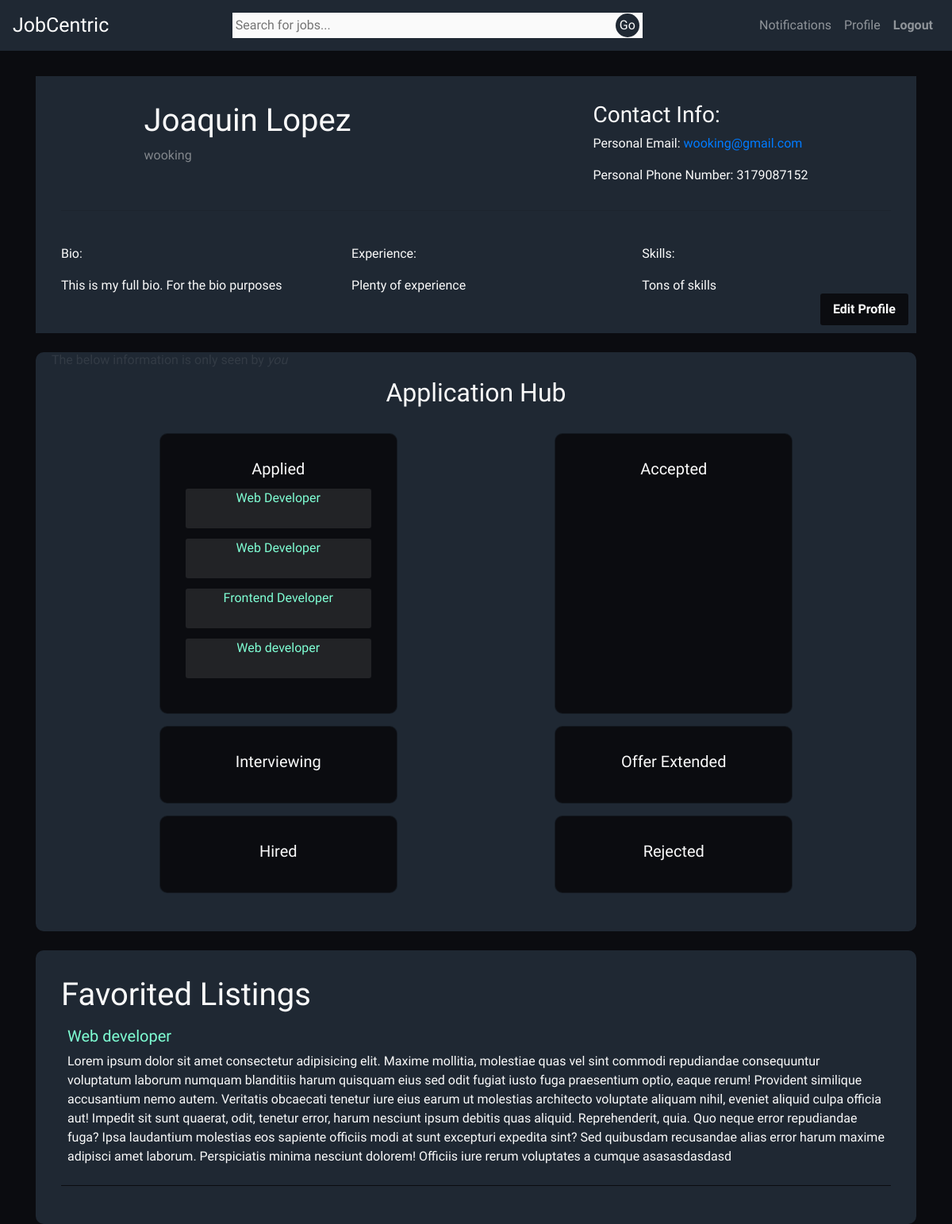
Page /profile/wooking/ (signed in) on the committed database.
### user/models.py (models this page shows)
class User(AbstractUser):
    name = models.CharField(max_length=200)
    skills = models.TextField(null=True, blank=True)
    email = models.EmailField(unique=True, blank=False)
    bio = models.TextField(null=True, blank=True)
    experience = models.TextField(null=True, blank=True)
    contact_num = models.IntegerField(null=True, blank=True)
    employee = models.CharField(choices=CHOICES, blank=True, null=True, max_length=1)
    REQUIRED_FIELDS = []
    def __str__(self):
        return self.name

### job/models.py (models this page shows)
class Listing(models.Model):
    user = models.ForeignKey(User, on_delete=models.CASCADE, related_name="listing_user", default=0)
    applicants = models.ManyToManyField(User, symmetrical=False, related_name="listing_applicants")
    accepted_apps = models.ManyToManyField(User, symmetrical=False, related_name="progress")
    interviewing_apps = models.ManyToManyField(User, symmetrical=False, related_name="interviewing")
    offer_extended_apps = models.ManyToManyField(User, symmetrical=False, related_name="offered")
    hired_apps = models.ManyToManyField(User, symmetrical=False, related_name="hired")
    denied_apps = models.ManyToManyField(User, symmetrical=False, related_name="denied")
    favorited_by = models.ManyToManyField(User, symmetrical=False, related_name="favorited_by")
    title = models.CharField(max_length=300)
    description = models.TextField(max_length=1500)
    location = models.CharField(max_length=150)
    job_type = models.CharField(choices=JOB_TYPE, max_length=1)
    category = models.CharField(choices=CATEGORY_TYPE, max_length=1, blank=True)
    compensation = models.CharField(choices=SALARY_TYPE, max_length=2)
    post_date = models.DateField(default=datetime.now().strftime("%Y-%m-%d"))
    is_open = models.BooleanField(default=True)
    def __str__(self):
        return self.title

### user/views.py (the view)
# urls.py: path('profile/<str:username>/', views.profile_view, name="profile"),
def profile_view(request, username):
    user = User.objects.get(username=username)
    print(user)
    listings = Listing.objects.filter(user=user).order_by('-post_date')
    applied, accepted,interviewing, offer_extended, hired, reject = listing_tracker(request.user)
    print(applied)
    if request.user.is_authenticated:
        fave_jobs = Listing.objects.filter(favorited_by=request.user)
    else:
        fave_jobs = []
    context = {
        'user': user,
        'listings': listings,
        'fave_jobs': fave_jobs,
        'applied': applied,
        'accepted': accepted,
        'interviewing': interviewing,
        'offer_extended': offer_extended,
        'hired': hired,
        'reject': reject
    }
    return render(request, 'profile.html', context)

### templates/profile.html (shortened to what this page needs)
{% extends 'base_template.html' %}{% block content %}
<div class="profile__container">
  <div class="profile-info">
    <div class="profile-header__container">
      <h1>{{user.name}}</h1>
      <p>{{user.username}}</p>
    </div>
    {% if request.user == user or request.user.employee == '2' or user.employee == '2' %}
    <div class="profile-contact__container">
      <h3>Contact Info:</h3>
      <p>
        {% if user.employee == '1' %}Personal {% endif %}Email:
        <a href="mailto:{{user.email}}" target="_blanks">{{user.email}}</a>
      </p>
      {% if user.contact_num %}
      <p>{% if user.employee == '1' %}Personal {% endif %} Phone Number: {{user.contact_num}}</p>
      {% endif %}
    </div>
    {% endif %}
  </div>
  <hr />
  <div class="profile-personal__container">
    <div class="profile-bio profile">
      <p>Bio:</p>
      <p>{{user.bio}}</p>
    </div>
    {% if user.employee == '1' %}
    <div class="profile-experience profile">
      <p>Experience:</p>
      <p>{{user.experience}}</p>
    </div>
    <div class="profile-skills profile">
      <p>Skills:</p>
      <p>{{user.skills}}</p>
    </div>
    {% endif %}
  </div>
  {% if user == request.user %}
  <a id="edit-profile" class="nav-link font-weight-bold" href="/profile/{{request.user.id}}/edit">Edit Profile</a>
  {% endif %}
</div>
{% if user == request.user and user.employee == '1' %}
    <div class="listing-creator__container">
      <h2><strong>Application Hub</strong></h2>
      <h6>The below information is only seen by <em>you</em></h6>
      <div class="listing-creator-applicants__container">
        <div class="listing-applied listing__subContainer">
          <h5>Applied</h5>
          {% for listing in applied %}
            <div id="listing-list__container">
              <a href="/listing/{{listing.id}}">{{listing.title}} </a>
            </div>
          {% endfor %}
        </div>
        <div class="listing-applied listing__subContainer">
          <h5>Accepted</h5>
        </div>
        <div class="listing-applied listing__subContainer">
          <h5>Interviewing</h5>
        </div>
        <div class="listing-applied listing__subContainer">
          <h5>Offer Extended</h5>
        </div>
        <div class="listing-applied listing__subContainer">
          <h5>Hired</h5>
        </div>
         <div class="listing-applied listing__subContainer">
          <h5>Rejected</h5>
        </div>
      </div>
    </div>
    {% endif %}
    {% if user == request.user %}
    <div class="listing__container">
      <h1>Favorited Listings</h1>
    {% for list in fave_jobs %}
      <div class="listing-content__subContainer">
        <h5><a href="/listing/{{list.id}}">{{list.title}}</a></h5>
        <p>{{list.description}}</p>
      </div>
    {% endfor %}
    {% endif %}
  {% endblock %}

### static/index.css (style rules this page uses)
html, body { padding: none; margin: none; box-sizing: border-box; }
:root { --font-stack: "Raleway", sans-serif; --light-fontWeight: 100; --heavy-fontWeight: 400; --font-logo: "Montseratt", sans-serif; --background-color: #0b0c10; --light-color: #1f2833; --darker-color: rgb(31, 40, 51, 0.5); --offWhite: rgb(250, 250, 250); --offBlack: rgb(30, 30, 30); --card-padding: 2rem; --card-subContainer-borderRadius: 3px; --card-subContainer-padding: 1rem; --card-marginTop: 1.5rem; --container-borderRadius: 10px; --button-boxShadow: 0px 5px 10px var(--background-color); --button-transition: all 0.2s ease; --button-marginTop: 1rem; --button-padding: 0.5rem; }
h1, h2, h3, h4, h5, h6, p { font-family: var(--font-stack); font-weight: var(--light-fontWeight); color: var(--offWhite); }
a { font-family: var(--font-stack); font-weight: var(--heavy-fontWeight); cursor: pointer; }
.home-subContainer h1, h5 { font-weight: var(--heavy-fontWeight); }

### static/listing.css (style rules this page uses)
.listing__container { background-color: var(--light-color); padding: var(--card-padding); margin-top: 1.5rem; border-radius: 10px; position: relative; }
.listing-creator__container { background-color: var(--light-color); padding: var(--card-padding); margin-top: 1.5rem; border-radius: 10px; position: relative; text-align: center; }
.listing-creator__container h6 { position: absolute; top: 0px; left: 20px; font-weight: var(--heavyFontwieght); color: rgba(230, 230, 230, 0.1); }
.listing-creator-applicants__container { display: grid; grid-template-columns: repeat(2, 1fr); grid-gap: 50px; justify-items: center; padding: 0 2rem; margin-bottom: 1rem; margin-top: 2rem; }
.listing__subContainer { background-color: var(--background-color); padding: var(--card-padding); border-radius: 10px; border: 1px solid var(--darker-color); width: 300px; position: relative; overflow: hidden; text-overflow: ellipsis; }
@media screen and (max-width: 1200px) { .listing-creator-applicants__container { grid-template-columns: 1fr 1fr; grid-gap: 15px; } }
.listing__subContainer h5 { color: var(--offWhite); font-weight: var(--heavyFontwieght); }

### static/auth.css (style rules this page uses)
.auth__container h2, p { font-weight: var(--heavy-fontWeight); }

### static/profile.css (style rules this page uses)
.profile__container { padding: var(--card-padding); margin-top: 2rem; background-color: var(--light-color); display: flex; flex-direction: column; align-items: center; position: relative; }
#edit-profile { position: absolute; bottom: 10px; right: 10px; outline: none; border: none; border-radius: 3px; background-color: var(--background-color); color: var(--offWhite); transition: var(--button-transition); }
.profile__container h1 { font-weight: var(--heavy-fontWeight); }
.profile-header__container p { color: rgba(230, 230, 230, 0.5); }
.profile-info { display: flex; width: 80%; justify-content: space-between; }
.profile-personal__container { display: flex; width: 100%; margin-top: 1rem; justify-content: space-between; }
.profile { width: 30%; }
hr { color: var(--background-color); height: 10px; width: 100%; }
.listing-content__subContainer { padding: var(--button-padding); margin-bottom: 1rem; border-bottom: 1px solid var(--background-color); }
#listing-list__container { background-color: rgba(230, 230, 230, 0.1); display: flex; flex-direction: column; height: 50px; border-radius: 3px; padding: 0 0.4rem; align-items: center; justify-content: space-between; margin: 0.8rem 0rem; }
#listing-list__container a { outline: none; text-decoration: none; color: aquamarine; }
.listing-content__subContainer a { color: aquamarine; }

### rows in the picture
User: name "Joaquin Lopez", username "wooking", email "wooking@gmail.com", contact_num "3179087152", bio "This is my full bio. For the bio purposes", experience "Plenty of experience", skills "Tons of skills"
Listing: title "Web Developer"
Listing: title "Web Developer"
Listing: title "Frontend Developer"
Listing: title "Web developer", description "Lorem ipsum dolor sit amet consectetur adipisicing elit. Maxime mollitia, molestiae quas vel sint commodi repudiandae consequuntur voluptatum laborum numquam blanditiis harum quisquam eius sed odit fugiat iusto fuga praesentium optio, eaque rerum! Provident similique accusantium nemo autem. Veritatis obcaecati tenetur iure eius earum ut molestias architecto voluptate aliquam nihil, eveniet aliquid culpa officia aut! Impedit sit sunt quaerat, odit, tenetur error, harum nesciunt ipsum debitis quas aliquid. Reprehenderit, quia. Quo neque error repudiandae fuga? Ipsa laudantium molestias eos sapiente officiis modi at sunt excepturi expedita sint? Sed quibusdam recusandae alias error harum…"
